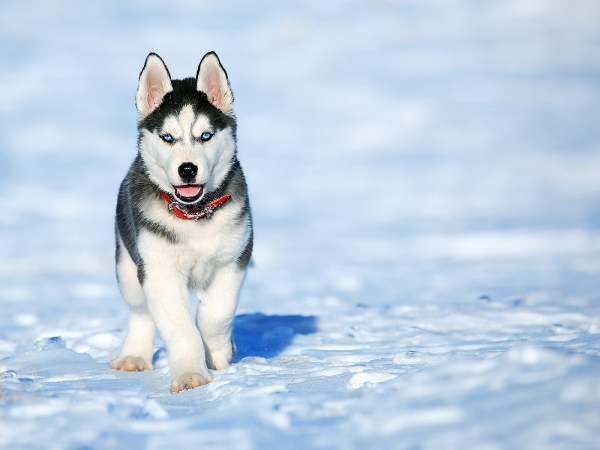
#> input picture Toxicbug/Jeffrey/husky.jpeg, 1200 x 900 px (shown at 1/2 size)
$ python assignment7.py
#> lines starting #> are read from the running program, lines starting #| are printed output that depends on the picture
# -*- coding: utf-8 -*-
"""
Created on Wed Jan 24 13:03:22 2018

@author: Jeffrey

Purpose:
(a) Generate a jpg file with the following:
Rectangles, dots, text, ellipses and lines of different colours.

(b) Take a second .jpg file and edit it to the  same size with a photograph taken by your phone.

(c) Blend the two together in 11 jpg photographs ranging from 0-100%, 10-90%, ... all the way to 100-0%
"""

import numpy as np
import cv2

img1 = cv2.imread('husky.jpeg')
#> img1 is the input picture: shape (900, 1200, 3); mean B, G, R 226.5, 208.1, 190.7
img2 = cv2.imread('boat.jpg')
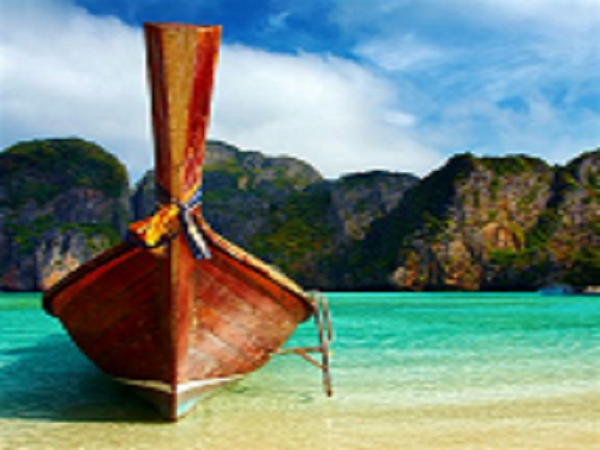
#> input picture Toxicbug/Jeffrey/boat.jpg, 1200 x 900 px (shown at 1/2 size)
#> img2 is the input picture: shape (900, 1200, 3); mean B, G, R 126.9, 134.6, 114.4


# Draw a diagonal blue line with thickness of 5 px
cv2.line(img1,(0,0),(1000,800),(100,0,255),3)
# Draw a rectangle
cv2.rectangle(img1,(384,0),(510,128),(0,255,0),3)
# Draw a Circle
cv2.circle(img1,(447,600), 100, (0,0,255), -1)
# Draw a ellipse
cv2.ellipse(img1,(256,256),(100,50),200,0,255,255,-1)
# Draw a dot
cv2.circle(img1,(120,300), 4, (100,0,255), -1)
#> img1: shape (900, 1200, 3); mean B, G, R 219.8, 199.3, 190.8
font = cv2.FONT_HERSHEY_SIMPLEX
cv2.putText(img1,'Husky',(10,500), font, 4,(255,255,255),2,cv2.LINE_AA)
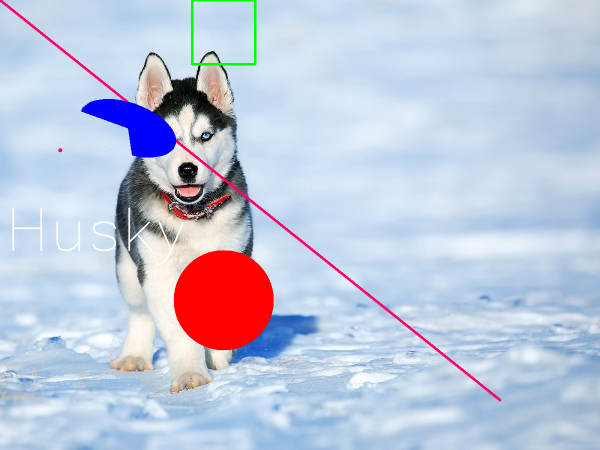
#> img1: shape (900, 1200, 3) (shown at 1/2 size); mean B, G, R 219.9, 199.4, 191


cv2.imshow('husky.jpeg',img1)

cv2.imshow('boat.jpg',img2)


img1 = cv2.imread('husky.jpeg')
img2 = cv2.imread('boat.jpg')
dst = ['1','2','3','4','5','6','7','8','9','10']
for i in range(10):
    dst[i] = cv2.addWeighted(img1,i/10,img2,1-i/10,0)
    cv2.imshow(str(dst[i]),dst[i])
#> after the loop, dst = 10 items
cv2.waitKey(0)
cv2.destroyAllWindows()
